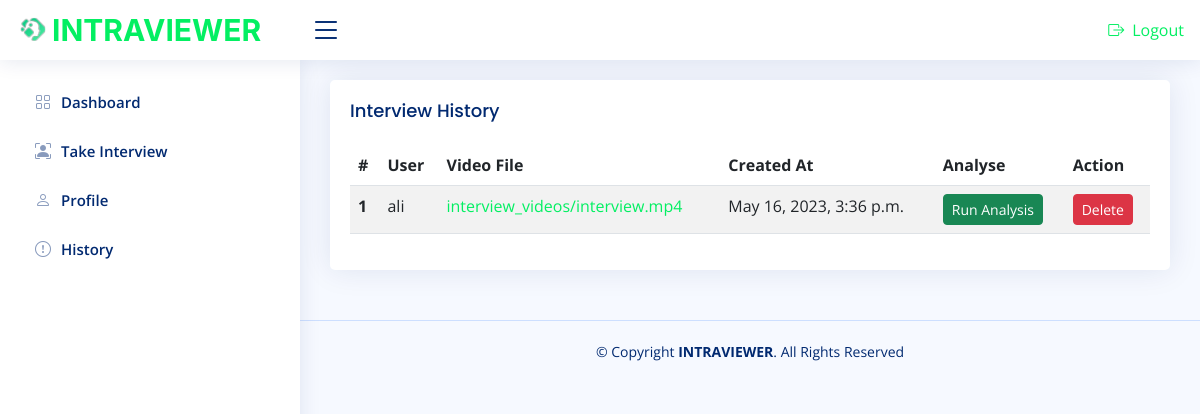
The page /history/ (signed in) on the database as committed earlier.
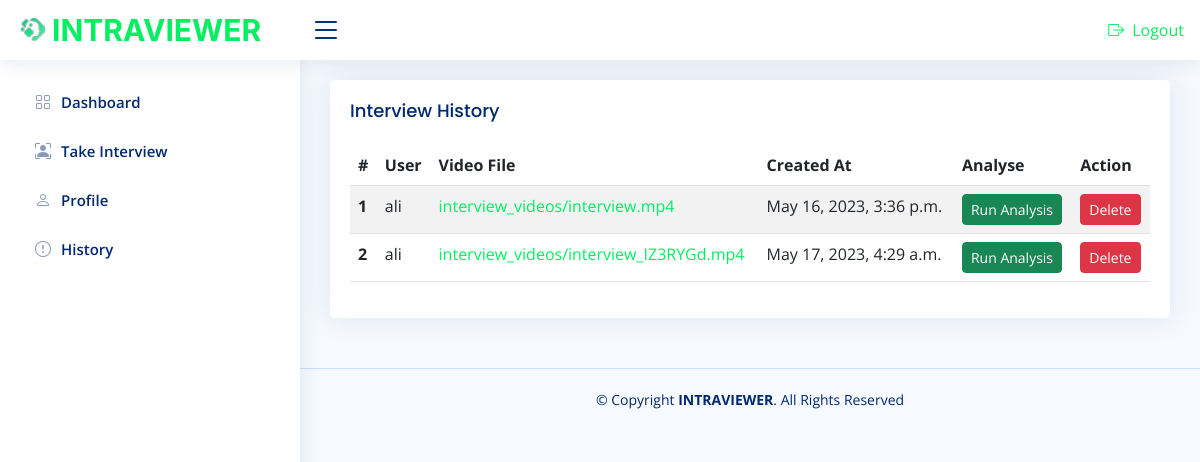
The same page on the database as committed later.
### interview/models.py (models this page shows, shortened)
class Interview(models.Model):
    user = models.ForeignKey(User, on_delete=models.CASCADE)
    video_file = models.FileField(upload_to='interview_videos')
    created_at = models.DateTimeField(auto_now_add=True)

### interview/views.py (the view)
# urls.py: path('history/', HistoryView.as_view(), name='history'),
class HistoryView(View):
    def dispatch(self, request, *args, **kwargs):
        if not request.user.is_authenticated:
            return redirect('login')
        return super().dispatch(request, *args, **kwargs)
    def get(self, request):
        interviews = Interview.objects.filter(user=request.user)
        return render(request, 'core/history.html', {'interviews': interviews})

### core/templates/core/history.html (shortened to what this page needs)
{% extends 'core/userbase.html' %}
 {% load static %}
{% block history %}
  <section class="section">
    <div class="row">
      <div class="col-lg-12">
        <div class="card">
          <div class="card-body">
            <h5 class="card-title">Interview History</h5>
            <table class="table table-striped">
              <thead>
                <tr>
                  <th scope="col">#</th>
                  <th scope="col">User</th>
                  <th scope="col">Video File</th>
                  <th scope="col">Created At</th>
                  <th scope="col">Analyse</th>
                  <th scope="col">Action</th>
                </tr>
              </thead>
              <tbody>
                {% for interview in interviews %}
                <tr>
                  <th scope="row">{{ forloop.counter }}</th>
                  <td>{{ interview.user }}</td>
                  <td><a href="{{ interview.video_file.url }}">{{ interview.video_file.name }}</a></td>
                  <td>{{ interview.created_at }}</td>
                  <td>
                    <form action="{% url 'analysis' interview.id %}" method="post">
                      <input type="submit" value="Run Analysis" class='btn btn-success btn-sm' >
                    </form>
                  </td>
                  <td>
                    <form action="{% url 'delete_interview' interview.id %}" method="POST">
                      <button type="submit" class="btn btn-danger btn-sm">Delete</button>
                    </form>
                  </td>
                </tr>
                {% empty %}
                <tr>
                  <td colspan="4">No interviews found.</td>
                </tr>
                {% endfor %}
              </tbody>
            </table>
          </div>
        </div>
      </div>
    </div>
  </section>
{% endblock history %}

Rows that differ between the two databases and show on the page:
added Interview: user "ali", video_file.name "interview_videos/interview_IZ3RYGd.mp4", created_at "May 17, 2023, 4:29 a.m."
